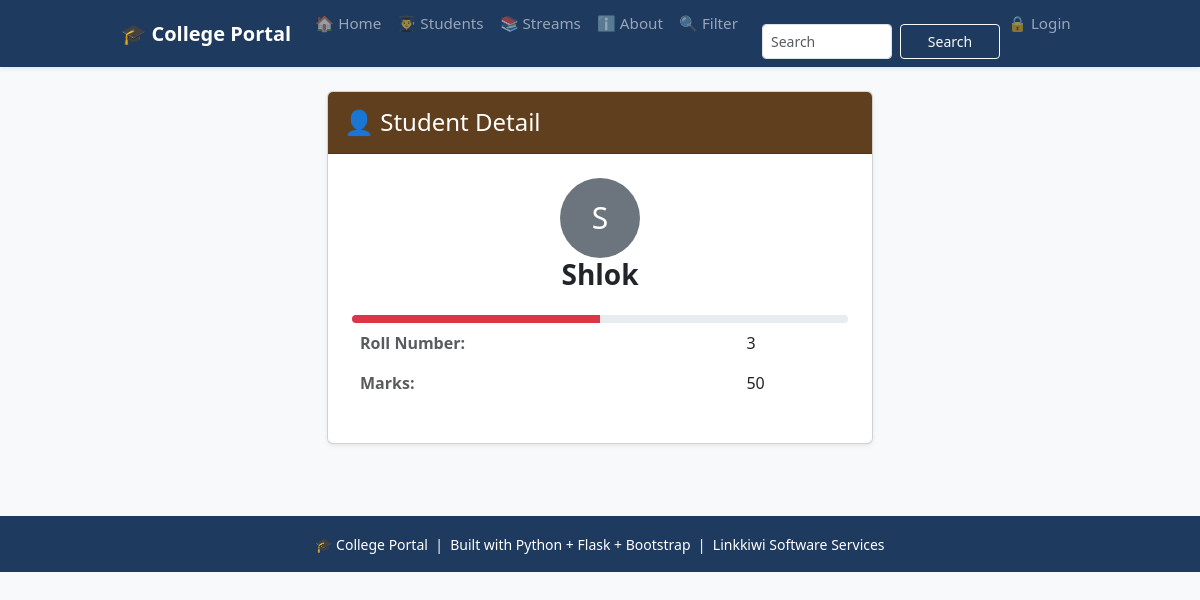
Page /students/5 on the committed database.
### tables this page shows
CREATE TABLE students (
                    id INTEGER PRIMARY KEY AUTOINCREMENT,
                    name TEXT NOT NULL,
                    roll INTEGER NOT NULL,
                    marks INTEGER NOT NULL,
                    subject TEXT NOT NULL,
                    attendance INTEGER DEFAULT 0
                 );

### app.py (the view)
@app.route("/students/<int:id>")
def student_detail(id):
    conn = get_db()
    student = conn.execute('SELECT * FROM students WHERE id = ?', (id,)).fetchone()
    conn.close()
    if student is None:
        flash("Student not found", "danger")
        return redirect(url_for("students_page"))
    return render_template("detail.html", student=student)

### database.py (called while the page is built)
def get_db():
   conn = sqlite3.connect('myproject.db')
   conn.row_factory = sqlite3.Row  # To access columns by name
   return conn

### templates/detail.html (shortened to what this page needs)
{% extends 'base.html' %}
{% block content %}
<div class="row justify-content-center">
    <div class="col-md-6">
        <div class="card shadow-sm mb-4">
            <div class="card-header py-3"
                 style="background-color: #5f3f1e;">
                <h4 class="mb-0 text-white">
                    👤 Student Detail
                </h4>
            </div>
            <div class="card-body p-4">
                 <div class="text-center mb-4">
                    <div class="avatar rounded-circle bg-secondary text-white
                                d-inline-flex align-items-center justify-content-center"
                         style="width: 80px; height: 80px; font-size: 30px;">
                        {{ student['name'][0]|upper }}
                    </div>
                    <h3 class="fw-bold">{{ student['name'] }} </h3>
                </div>
                 <table class="table table-borderless">
                    <tr>
                        <th class="text-muted fw-bold">Roll Number:</th>
                        <td>{{ student['roll'] }}</td>
                    </tr>
                    <tr>
                        <td class="text-muted fw-bold">Marks:</td>
                        <td>{{ student['marks'] }}</td>
                        <div class="progress mt-2" style="height:8px;">
                            <div class="progress-bar
                                {% if student['marks'] >= 90 %}bg-success
                                {% elif student['marks'] >= 75 %}bg-primary
                                {% elif student['marks'] >= 60 %}bg-warning
                                {% else %}bg-danger{% endif %}"
                                style="width: 50%;">
                            </div>
                        </div>
                    </tr>
                    </table>
            </div>
        </div>
    </div>
</div>
{% endblock %}

### templates/base.html (style rules this page uses)
:root { --brand: #1e3a5f; }

### rows in the picture
students: name "S", name "Shlok", roll "3", marks "50"
